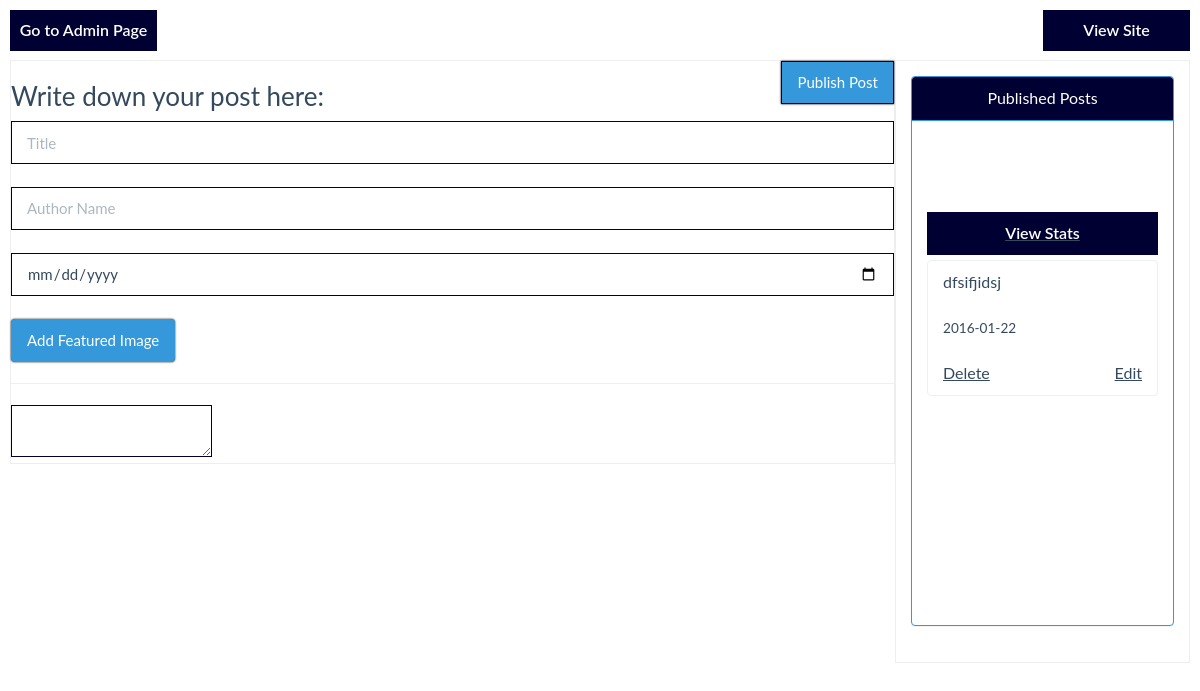
The page /admin/create_post.php (signed in) on the database as committed earlier.
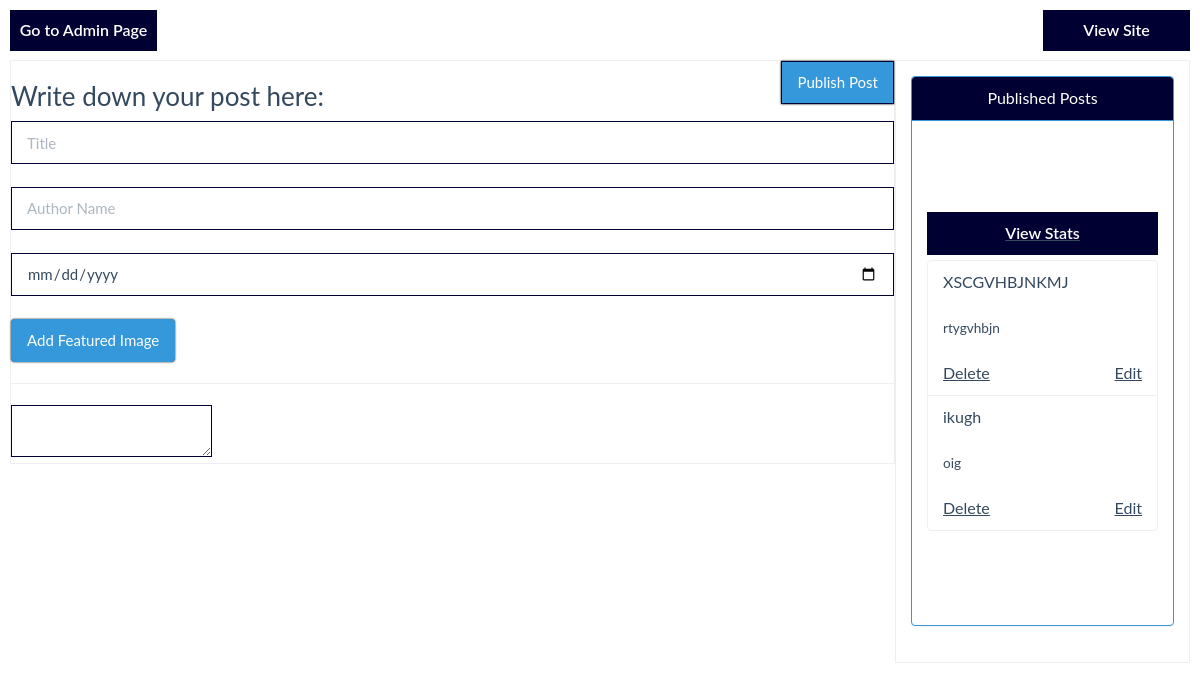
The same page on the database as committed later.
### tables this page shows
CREATE TABLE `gyananjan_blog` (
  `id` int(11) NOT NULL,
  `title` varchar(100) NOT NULL,
  `author` varchar(100) NOT NULL,
  `blog` longtext NOT NULL,
  `date` varchar(32) NOT NULL,
  `image` varchar(100) NOT NULL,
  `views` int(11) NOT NULL
);

### admin/create_post.php (the view, shortened to what this page needs)
<?php
$dmsg="";
$dalert="";
include 'includes/meta.php';
include 'includes/css.php';
?>
	<link href="../css/bootstrap.min.css" rel="stylesheet">
	</head>
	<body>
		<div class="nav">
			<a href="../admin"><span class="pull-left text-center">Go to Admin Page</span></a>
			<a href="../"><span class="pull-right text-center">View Site</span></a>
		</div>
		<div class="container col-md-9" style="border:1px solid #eee;padding:15px;background-color:#fff">
			<form id="blogForm" method="post">
				<h3 class="pull-left">Write down your post here:</h3>
				<input type="submit" id="post_blog" class="pull-right btn btn-info" value="Publish Post">
				<br>
				<input type="text" name="title" class="form-control" placeholder="Title">
				<br>
				<input type="text" name="author" class="form-control" placeholder="Author Name">
				<br>
				<input type="date" name="date" class="form-control" placeholder="Date of Posting">
				<br>
				<div class="btn btn-info" data-toggle="modal" data-target="#picup">Add Featured Image
				</div>
				<hr>
				<textarea name="blog"></textarea>
				<br>
			</form>
		</div>
		<div class="col-md-3"  style="border:1px solid #eee;padding:15px;background-color:#fff;">
			<div class="panel panel-info"  style="max-height:800px;overflow-y:scroll">
				<div class="panel-heading text-center">Published Posts
				</div>
				<div id="update">
				<div class="panel-body" id="live">
									<div id="alert" class="alert alert-<?php echo $dalert;?>" aria-hidden="true" role="alert">
						<span class="sr-only" style="position:relative">  <?php echo $dmsg; ?></span></div>
						<a href="stats.php"><div class="block">View Stats</div></a>
					<ul class="list-group">
						<?php
                    $sql = "SELECT title,id, date FROM gyananjan_blog ORDER BY id ASC";
                    $run = $db->query($sql);
                    if ($run->num_rows > 0) {
                        while($row = $run->fetch_assoc()) {
                            echo"<li class='list-group-item'>".$row['title']."<br><small><br>".$row['date']."</small><br><br><a href='?del=".$row['id']."'>Delete</a><a class='pull-right' href='edit_post?edit=".$row['id']."'>Edit</a></li>";
                        }
                    }
                    else {
                        echo "<h5 class='no_event text-center'>No Pushlished Posts.</h5>";
                    }
                ?>
					</ul>
				</div>
				</div>
			</div>
		</div>
	</body>
	</html>

Rows that differ between the two databases and show on the page:
removed gyananjan_blog: title "dfsifjidsj", date "2016-01-22"
added gyananjan_blog: title "XSCGVHBJNKMJ", date "rtygvhbjn"
added gyananjan_blog: title "ikugh", date "oig"
